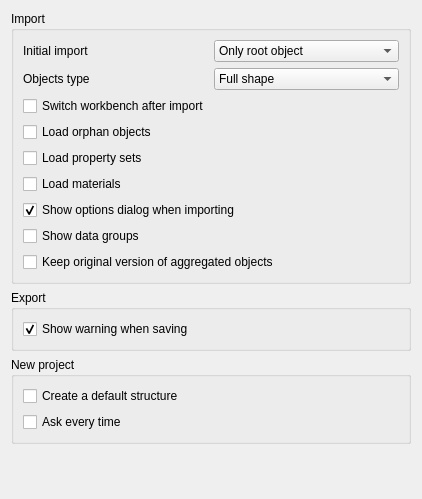
<?xml version="1.0" encoding="UTF-8"?>
<ui version="4.0">
 <class>Form</class>
 <widget class="QWidget" name="Form">
  <property name="geometry">
   <rect>
    <x>0</x>
    <y>0</y>
    <width>422</width>
    <height>499</height>
   </rect>
  </property>
  <property name="windowTitle">
   <string>NativeIFC</string>
  </property>
  <layout class="QVBoxLayout" name="verticalLayout">
   <item>
    <widget class="QGroupBox" name="groupBox">
     <property name="title">
      <string>Import</string>
     </property>
     <layout class="QVBoxLayout" name="verticalLayout_2">
      <item>
       <layout class="QGridLayout" name="gridLayout">
        <item row="1" column="0">
         <widget class="QLabel" name="label">
          <property name="text">
           <string>Initial import</string>
          </property>
         </widget>
        </item>
        <item row="1" column="1">
         <widget class="Gui::PrefComboBox" name="comboBox">
          <property name="toolTip">
           <string>How the IFC file will initially be imported: Only one object, only project structure, or all individual objects.</string>
          </property>
          <property name="prefEntry" stdset="0">
           <cstring>ImportStrategy</cstring>
          </property>
          <property name="prefPath" stdset="0">
           <cstring>Mod/NativeIFC</cstring>
          </property>
          <item>
           <property name="text">
            <string>Only root object</string>
           </property>
          </item>
          <item>
           <property name="text">
            <string>Project structure</string>
           </property>
          </item>
          <item>
           <property name="text">
            <string>All individual products</string>
           </property>
          </item>
         </widget>
        </item>
        <item row="2" column="0">
         <widget class="QLabel" name="label_2">
          <property name="text">
           <string>Objects type</string>
          </property>
         </widget>
        </item>
        <item row="2" column="1">
         <widget class="Gui::PrefComboBox" name="comboBox_2">
          <property name="toolTip">
           <string>The type of object created at import. Coin only is much faster, but you don't get the full shape information. You can convert between the two anytime by right-clicking the object tree</string>
          </property>
          <property name="currentIndex">
           <number>0</number>
          </property>
          <property name="prefEntry" stdset="0">
           <cstring>ShapeMode</cstring>
          </property>
          <property name="prefPath" stdset="0">
           <cstring>Mod/NativeIFC</cstring>
          </property>
          <item>
           <property name="text">
            <string>Full shape</string>
           </property>
          </item>
          <item>
           <property name="text">
            <string>Coin representation only</string>
           </property>
          </item>
          <item>
           <property name="text">
            <string>No 3D representation</string>
           </property>
          </item>
         </widget>
        </item>
       </layout>
      </item>
      <item>
       <widget class="Gui::PrefCheckBox" name="checkBox_3">
        <property name="toolTip">
         <string>If this is checked, the workbench specified in Start preferences will be loaded after import</string>
        </property>
        <property name="text">
         <string>Switch workbench after import</string>
        </property>
        <property name="prefEntry" stdset="0">
         <cstring>SwitchWB</cstring>
        </property>
        <property name="prefPath" stdset="0">
         <cstring>Mod/NativeIFC</cstring>
        </property>
       </widget>
      </item>
      <item>
       <widget class="Gui::PrefCheckBox" name="checkBox_6">
        <property name="toolTip">
         <string>If this is marked, objects not belonging to any project will be loaded too and placed in a separate group</string>
        </property>
        <property name="text">
         <string>Load orphan objects</string>
        </property>
        <property name="prefEntry" stdset="0">
         <cstring>LoadOrphans</cstring>
        </property>
        <property name="prefPath" stdset="0">
         <cstring>Mod/NativeIFC</cstring>
        </property>
       </widget>
      </item>
      <item>
       <widget class="Gui::PrefCheckBox" name="checkBox_7">
        <property name="toolTip">
         <string>Load all property sets automatically when opening an IFC file</string>
        </property>
        <property name="text">
         <string>Load property sets</string>
        </property>
        <property name="prefEntry" stdset="0">
         <cstring>LoadPsets</cstring>
        </property>
        <property name="prefPath" stdset="0">
         <cstring>Mod/NativeIFC</cstring>
        </property>
       </widget>
      </item>
      <item>
       <widget class="Gui::PrefCheckBox" name="checkBox_8">
        <property name="toolTip">
         <string>Load all materials automatically when opening an IFC file</string>
        </property>
        <property name="text">
         <string>Load materials</string>
        </property>
        <property name="prefEntry" stdset="0">
         <cstring>LoadMaterials</cstring>
        </property>
        <property name="prefPath" stdset="0">
         <cstring>Mod/NativeIFC</cstring>
        </property>
       </widget>
      </item>
      <item>
       <widget class="Gui::PrefCheckBox" name="checkBox">
        <property name="toolTip">
         <string>If this is checked, a dialog will be shown at each import</string>
        </property>
        <property name="text">
         <string>Show options dialog when importing</string>
        </property>
        <property name="checked">
         <bool>true</bool>
        </property>
        <property name="prefEntry" stdset="0">
         <cstring>AskAgain</cstring>
        </property>
        <property name="prefPath" stdset="0">
         <cstring>Mod/NativeIFC</cstring>
        </property>
       </widget>
      </item>
      <item>
       <widget class="Gui::PrefCheckBox" name="checkBox_9">
        <property name="toolTip">
         <string>By default, groups containing non-geometrical data in an IFC document are hidden in the tree. You can show them by right-clicking the IFC document and selecting 'Shoiw hidden objects'. By enabling this setting, these groups will not be hidden by default anymore.</string>
        </property>
        <property name="text">
         <string>Show data groups</string>
        </property>
        <property name="prefEntry" stdset="0">
         <cstring>ShowDataGroups</cstring>
        </property>
        <property name="prefPath" stdset="0">
         <cstring>Mod/NativeIFC</cstring>
        </property>
       </widget>
      </item>
      <item>
       <widget class="Gui::PrefCheckBox" name="checkBox_10">
        <property name="toolTip">
         <string>When enabling this, the original version of objects dropped onto an IFC project tree will not be deleted.</string>
        </property>
        <property name="text">
         <string>Keep original version of aggregated objects</string>
        </property>
        <property name="prefEntry" stdset="0">
         <cstring>KeepAggregated</cstring>
        </property>
        <property name="prefPath" stdset="0">
         <cstring>Mod/NativeIFC</cstring>
        </property>
       </widget>
      </item>
     </layout>
    </widget>
   </item>
   <item>
    <widget class="QGroupBox" name="groupBox_2">
     <property name="title">
      <string>Export</string>
     </property>
     <layout class="QVBoxLayout" name="verticalLayout_3">
      <item>
       <widget class="Gui::PrefCheckBox" name="checkBox_2">
        <property name="text">
         <string>Show warning when saving</string>
        </property>
        <property name="checked">
         <bool>true</bool>
        </property>
        <property name="prefEntry" stdset="0">
         <cstring>AskBeforeSaving</cstring>
        </property>
        <property name="prefPath" stdset="0">
         <cstring>Mod/NativeIFC</cstring>
        </property>
       </widget>
      </item>
     </layout>
    </widget>
   </item>
   <item>
    <widget class="QGroupBox" name="groupBox_3">
     <property name="title">
      <string>New project</string>
     </property>
     <layout class="QVBoxLayout" name="verticalLayout_4">
      <item>
       <widget class="Gui::PrefCheckBox" name="checkBox_4">
        <property name="accessibleName">
         <string>If this is checked, when creating a new projects, a default structure (site, building and storey) will be added under the project</string>
        </property>
        <property name="text">
         <string>Create a default structure</string>
        </property>
        <property name="prefEntry" stdset="0">
         <cstring>ProjectFull</cstring>
        </property>
        <property name="prefPath" stdset="0">
         <cstring>Mod/NativeIFC</cstring>
        </property>
       </widget>
      </item>
      <item>
       <widget class="Gui::PrefCheckBox" name="checkBox_5">
        <property name="accessibleName">
         <string>Check this to ask the above question every time a project is created</string>
        </property>
        <property name="text">
         <string>Ask every time</string>
        </property>
        <property name="prefEntry" stdset="0">
         <cstring>ProjectAskAgain</cstring>
        </property>
        <property name="prefPath" stdset="0">
         <cstring>Mod/NativeIFC</cstring>
        </property>
       </widget>
      </item>
     </layout>
    </widget>
   </item>
   <item>
    <spacer name="verticalSpacer">
     <property name="orientation">
      <enum>Qt::Vertical</enum>
     </property>
     <property name="sizeHint" stdset="0">
      <size>
       <width>20</width>
       <height>40</height>
      </size>
     </property>
    </spacer>
   </item>
  </layout>
 </widget>
 <customwidgets>
  <customwidget>
   <class>Gui::PrefCheckBox</class>
   <extends>QCheckBox</extends>
   <header>Gui/PrefWidgets.h</header>
  </customwidget>
  <customwidget>
   <class>Gui::PrefComboBox</class>
   <extends>QComboBox</extends>
   <header>Gui/PrefWidgets.h</header>
  </customwidget>
 </customwidgets>
 <resources/>
 <connections/>
</ui>
